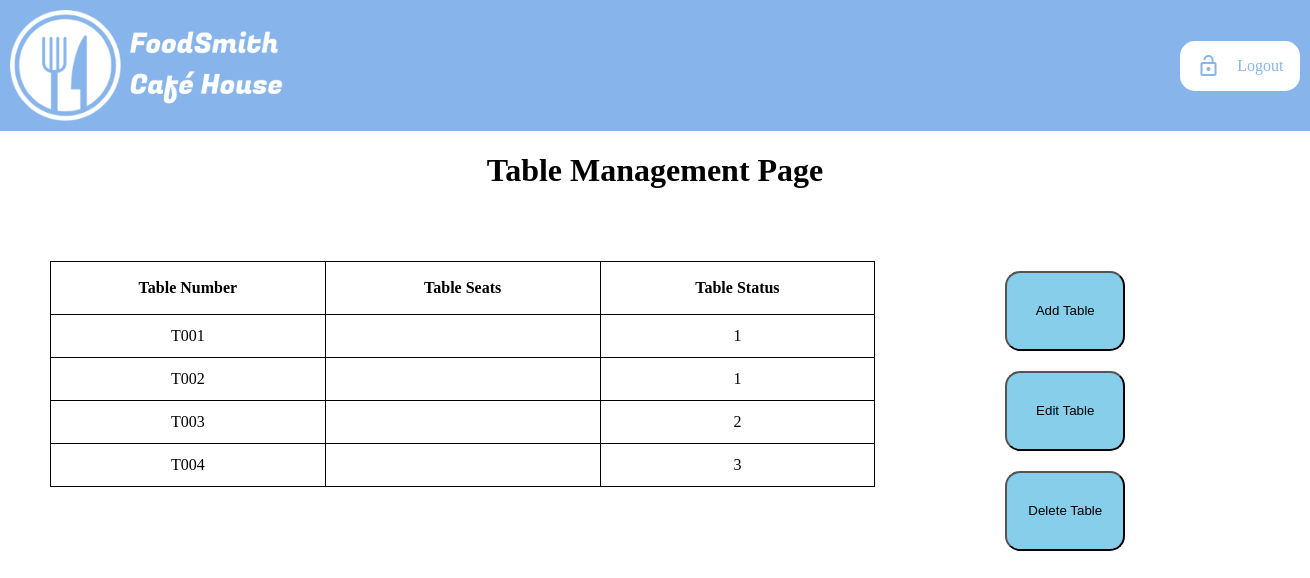
The page /table/index.php on the database as committed earlier.
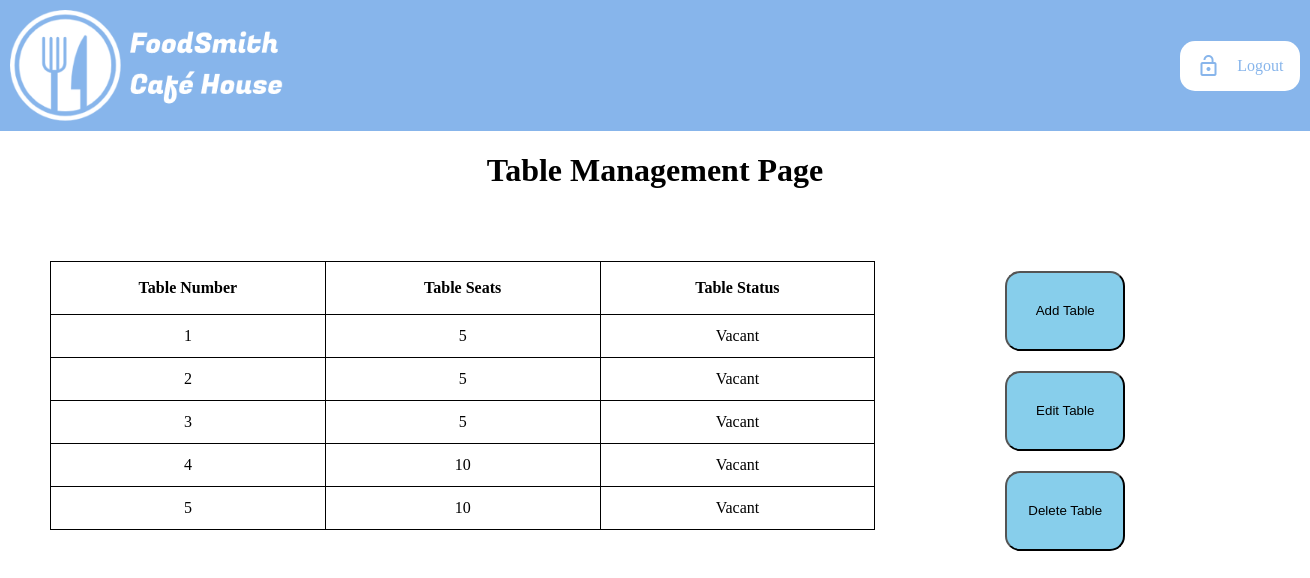
The same page on the database as committed later.
### tables this page shows
CREATE TABLE `tables` (
  `tableID` int(11) NOT NULL,
  `tableSeats` int(11) NOT NULL,
  `tableStatus` enum('Occupied','Vacant','Unavailable','Booked') NOT NULL
);

### table/index.php (the view, shortened to what this page needs)
<!DOCTYPE html>
<html lang="en">
<head>
	<link rel="stylesheet" href="table_style.css">
<?php
	include_once ($_SERVER['DOCUMENT_ROOT']."/template/header.php");
?>
	<h1>Table Management Page</h1>
	<article>
		<div class="table-group">
	<?php
		include_once ($_SERVER['DOCUMENT_ROOT']."/db_conn.php");
		$tableQuery = "SELECT * FROM tables";
		$tableResult = $conn->query($tableQuery);
		echo "<table class='theTables'><tr><th>Table Number</th><th>Table Seats</th><th>Table Status</th></tr>";
		if ($tableResult->num_rows > 0)
		{
			while ($tableRow = $tableResult->fetch_assoc())
			{
				echo "<tr class='list-items'><td>" . $tableRow["tableID"] . "</td><td>" . $tableRow["tableSeats"] . "</td><td>" . $tableRow["tableStatus"] . "</td></tr>";
			}
		}
		else
		{
			echo "0 results";
		}
		echo "</table>";
	?>
		</div>
		<div class="table-buttons-group">
			<button class='table-buttons' onclick="showAddTable()">
				<p>Add Table</p>
			</button>
			<button class='table-buttons' onclick="showEditTable()">
				<p>Edit Table</p>
			</button>
			<button class='table-buttons' onclick="showDeleteTable()">
				<p>Delete Table</p>
			</button>
		</div>
	</article>
</body>
</html>

Rows that differ between the two databases and show on the page:
removed tables: tableID "T001", tableStatus "1"
removed tables: tableID "T002", tableStatus "1"
removed tables: tableID "T003", tableStatus "2"
removed tables: tableID "T004", tableStatus "3"
added tables: tableID "1", tableSeats "5", tableStatus "Vacant"
added tables: tableID "2", tableSeats "5", tableStatus "Vacant"
added tables: tableID "3", tableSeats "5", tableStatus "Vacant"
added tables: tableID "4", tableSeats "10", tableStatus "Vacant"
added tables: tableID "5", tableSeats "10", tableStatus "Vacant"
